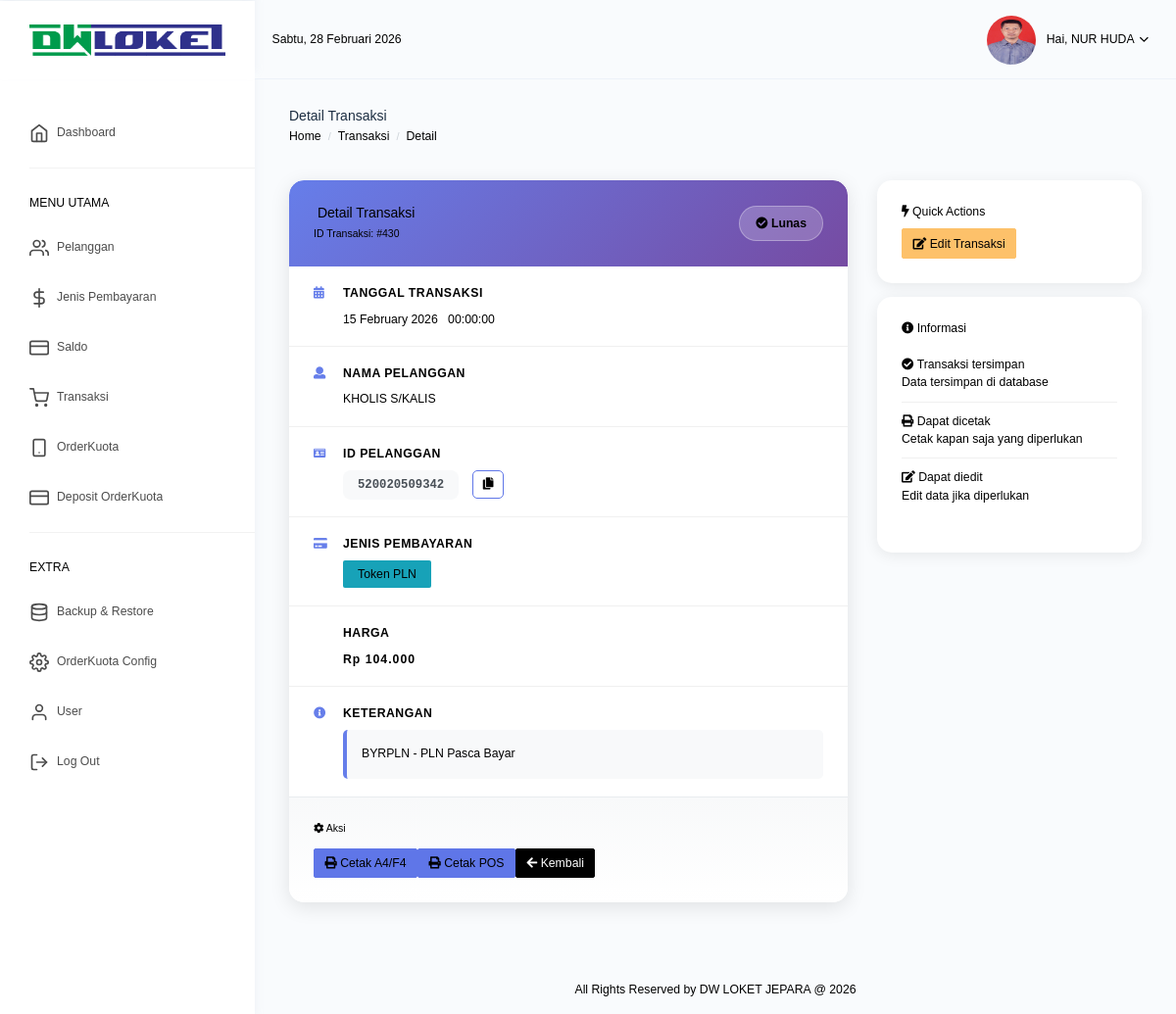
Page /transaksi/detail_transaksi.php?id=430 (signed in) on the committed database.
### tables this page shows
CREATE TABLE `tb_user` (
  `id_user` int NOT NULL AUTO_INCREMENT,
  `username` varchar(50) NOT NULL,
  `password` varchar(255) DEFAULT NULL,
  `nama` varchar(100) NOT NULL,
  `email` varchar(100) NOT NULL,
  `foto` varchar(50) NOT NULL,
  `level` enum('admin','user') NOT NULL,
  PRIMARY KEY (`id_user`)
);

CREATE TABLE `transaksi` (
  `id_transaksi` int NOT NULL AUTO_INCREMENT,
  `tgl` date NOT NULL,
  `idpel` varchar(100) NOT NULL,
  `nama` varchar(100) NOT NULL,
  `produk` varchar(255) DEFAULT NULL,
  `id_bayar` int NOT NULL,
  `harga` varchar(100) NOT NULL,
  `status` enum('Lunas','Belum') NOT NULL,
  `ket` varchar(50) NOT NULL,
  PRIMARY KEY (`id_transaksi`),
  KEY `id_bayar` (`id_bayar`),
  CONSTRAINT `transaksi_ibfk_1` FOREIGN KEY (`id_bayar`) REFERENCES `tb_jenisbayar` (`id_bayar`) ON DELETE CASCADE ON UPDATE CASCADE
);

CREATE TABLE `tb_jenisbayar` (
  `id_bayar` int NOT NULL AUTO_INCREMENT,
  `jenis_bayar` varchar(100) NOT NULL,
  PRIMARY KEY (`id_bayar`)
);

### transaksi/detail_transaksi.php (the view, shortened to what the rows shown need)
<?php
include_once('../header.php');
include_once('../config/config.php');
$id = @$_GET['id'];
$sql = $koneksi->query("SELECT * FROM transaksi JOIN tb_jenisbayar ON transaksi.id_bayar = tb_jenisbayar.id_bayar WHERE id_transaksi ='$id'");
$data = $sql->fetch_assoc();
$status = ($data['status'] == 'Lunas')? "Lunas" : "Belum Bayar";
$tgl = $data['tgl'];
?>
<!DOCTYPE html>
<html lang="en">
<head>
</head>
<body>
    <div class="container-fluid">
        <div class="row">
            <div class="col-lg-8">
                <div class="card detail-card">
                    <div class="detail-header">
                        <div class="d-flex justify-content-between align-items-center">
                            <div>
                                <h4 class="mb-1">
                                    <i class="fa fa-file-text"></i> Detail Transaksi
                                </h4>
                                <small class="opacity-75">ID Transaksi: #<?=$data['id_transaksi']?></small>
                            </div>
                            <div>
                                <span class="status-badge <?=$status == 'Lunas' ? 'status-lunas' : 'status-belum'?>" style="background: rgba(255,255,255,0.2); color: white; border: 1px solid rgba(255,255,255,0.3);">
                                    <i class="fa fa-<?=$status == 'Lunas' ? 'check-circle' : 'clock'?>"></i> <?=$status?>
                                </span>
                            </div>
                        </div>
                    </div>
                    <div class="card-body p-0">
                        <div class="detail-item">
                            <div class="detail-value">
                                <strong><?=date('d F Y', strtotime($tgl))?></strong>
                                <small class="text-muted ml-2"><?=date('H:i:s', strtotime($tgl))?></small>
                            </div>
                        </div>
                        <div class="detail-item">
                            <div class="detail-value">
                                <strong><?=htmlspecialchars($data['nama'] ?: '-')?></strong>
                            </div>
                        </div>
                        <div class="detail-item">
                            <div class="detail-value">
                                <code style="font-size: 1.1rem; background: #f8f9fa; padding: 8px 15px; border-radius: 8px; font-weight: 600; color: #495057;"><?=htmlspecialchars($data['idpel'])?></code>
                                <button class="btn btn-xs btn-outline-primary copy-btn-detail"
                                        onclick="copyIdPel('<?=htmlspecialchars($data['idpel'], ENT_QUOTES)?>', this)"
                                        data-toggle="tooltip"
                                        data-placement="top"
                                        title="Copy ID/PEL"
                                        id="copyBtnDetail">
                                    <i class="fa fa-copy"></i>
                                </button>
                            </div>
                        </div>
                        <div class="detail-item">
                            <div class="detail-value">
                                <span class="badge badge-info" style="padding: 8px 15px; font-size: 0.9rem;">
                                    <?=htmlspecialchars($data['jenis_bayar'])?>
                                </span>
                            </div>
                        </div>
                        <div class="detail-item">
                            <div class="detail-value">
                                <div class="price-display">
                                    Rp <?=number_format($data['harga'], 0, ",", ".")?>
                                </div>
                            </div>
                        </div>
                        <div class="detail-item">
                            <div class="detail-value">
                                <div class="info-box">
                                    <?=htmlspecialchars($data['ket'] ?: '-')?>
                                </div>
                            </div>
                        </div>
                    </div>
                </div>
            </div>
        </div>
    </div>
    <?php
    include_once('../footer.php');
    ?>
</body>
</html>

### header.php (shortened to what the rows shown need)
<?php
require_once __DIR__ . "/config/config.php";
$id = isset($_SESSION['id_user']) ? (int)$_SESSION['id_user'] : 0;
$tampil = null;
if ($id > 0) {
	$stmt = $koneksi->prepare("SELECT * FROM tb_user WHERE id_user = ?");
	$stmt->bind_param("i", $id);
	$stmt->execute();
	$result = $stmt->get_result();
	$tampil = $result->fetch_assoc();
} else {
	header("Location: " . base_url('auth/login.php'));
	exit();
}
?>
<!DOCTYPE html>
<html dir="ltr" lang="en">
<head>
    <link href="<?=base_url()?>/files/assets/extra-libs/c3/c3.min.css" rel="stylesheet">
    <link href="<?=base_url()?>/files/assets/libs/chartist/dist/chartist.min.css" rel="stylesheet">
    <link href="<?=base_url()?>/files/assets/extra-libs/jvector/jquery-jvectormap-2.0.2.css" rel="stylesheet" />
    <link href="<?=base_url()?>/files/assets/extra-libs/datatables.net-bs4/css/dataTables.bootstrap4.css"
        rel="stylesheet">
    <link href="<?=base_url()?>/files/dist/css/style.min.css?v=<?=time()?>" rel="stylesheet">
    <link href="<?=base_url()?>/files/dist/css/modern-style.css?v=<?=time()?>" rel="stylesheet">
    <link href="<?=base_url()?>/files/dist/css/sweetalert2.min.css" rel="stylesheet">
</head>
<body>
    <div id="main-wrapper" data-theme="light" data-layout="vertical" data-navbarbg="skin6" data-sidebartype="full"
        data-sidebar-position="fixed" data-header-position="fixed" data-boxed-layout="full">
        <header class="topbar" data-navbarbg="skin6">
            <nav class="navbar top-navbar navbar-expand-md">
                <div class="navbar-collapse collapse" id="navbarSupportedContent">
                    <ul class="navbar-nav float-right">
                        <li class="nav-item dropdown">
                            <a class="nav-link dropdown-toggle" href="javascript:void(0)" data-toggle="dropdown"
                                aria-haspopup="true" aria-expanded="false">
                                <img src="<?=base_url()?>/files/assets/images/<?=htmlspecialchars($tampil['foto'] ?? 'default.png', ENT_QUOTES, 'UTF-8'); ?>" alt="user"
                                    class="rounded-circle" width="50" height="50">
                                <span class="ml-2 d-none d-lg-inline-block"><span>Hai,</span> <span
                                        class="text-dark"><?=htmlspecialchars($tampil['nama'] ?? 'User', ENT_QUOTES, 'UTF-8'); ?></span> <i data-feather="chevron-down"
                                        class="svg-icon"></i></span>
                            </a>
                        </li>
                    </ul>
                </div>
            </nav>
        </header>
        <div class="page-wrapper">

### rows in the picture
tb_user: foto (picture), nama "NUR HUDA"
transaksi: id_transaksi "430", status "Lunas", tgl "15 February 2026", tgl "00:00:00", nama "KHOLIS S/KALIS", idpel "520020509342", id_bayar.jenis_bayar "Token PLN", harga "104.000", ket "BYRPLN - PLN Pasca Bayar"
